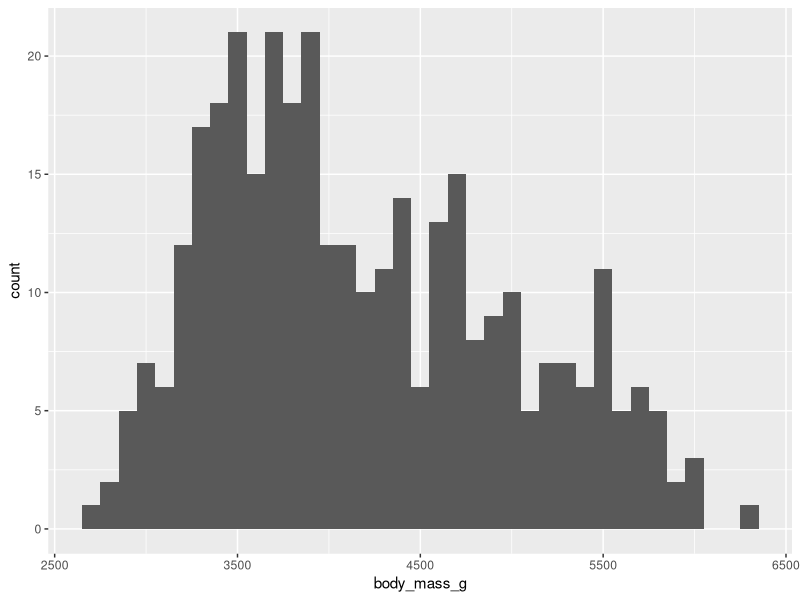
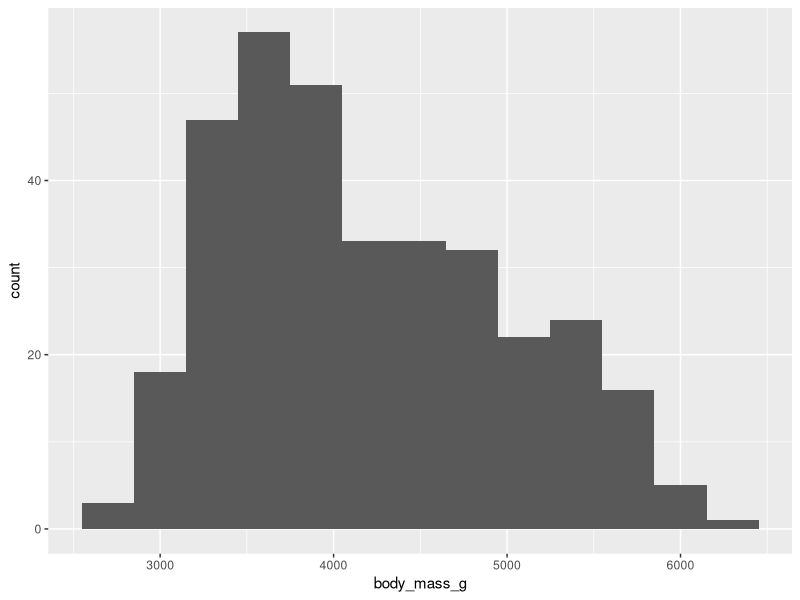

Write R code to recreate these figures, in order.
## ---- chunk 1
# das hier ist ein Code Chunk. Ich sollte also nur Code hinein schreiben
# alles was nicht Code ist, muss auskommentiert werden, sonst will pandoc es gerne als Code behandeln und fängt an zu weinen, weil es sehr fehlerhafter Code wäre
## ---- chunk 2

library(ggplot2)
library("palmerpenguins")
data("penguins")

# Histogramm erstellen, um Verteilung der Größe der Pinguine einzuschätzen
ggplot()+
  geom_histogram(data = penguins, aes(x = body_mass_g), 
                 binwidth = 100, # Klassengröße 100g zeigt klare Verteilungsstrukturen
                 na.rm = TRUE) # zwei NA-Sätze müssen entfernt werden

## ---- chunk 3

library(ggplot2)
library("palmerpenguins")
data("penguins")

# Histogramm erstellen, um Verteilung der Größe der Pinguine einzuschätzen
ggplot()+
  geom_histogram(data = penguins, aes(x = body_mass_g), 
                 binwidth = 300, # Klassengröße 300g 
                 na.rm = TRUE) # zwei NA-Sätze müssen entfernt werden

